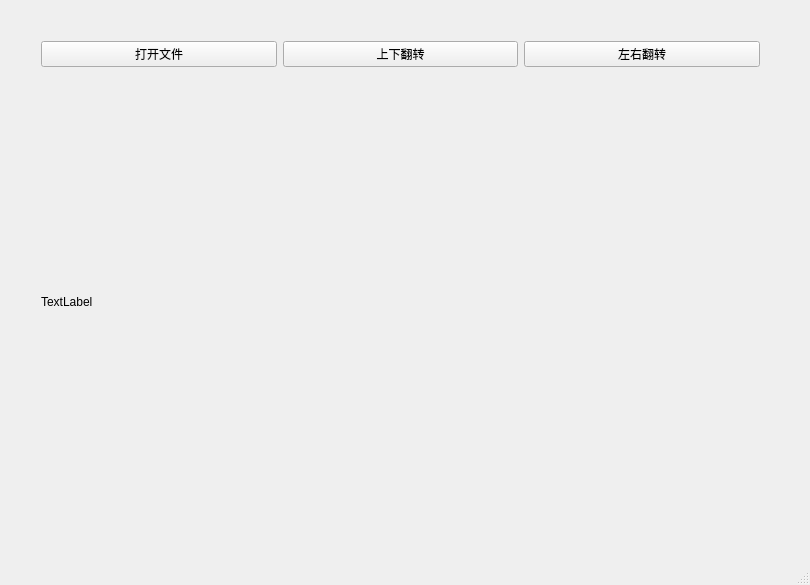
<?xml version="1.0" encoding="UTF-8"?>
<ui version="4.0">
 <class>QtApp2Class</class>
 <widget class="QMainWindow" name="QtApp2Class">
  <property name="geometry">
   <rect>
    <x>0</x>
    <y>0</y>
    <width>810</width>
    <height>585</height>
   </rect>
  </property>
  <property name="cursor">
   <cursorShape>ArrowCursor</cursorShape>
  </property>
  <property name="windowTitle">
   <string>QtApp2</string>
  </property>
  <widget class="QWidget" name="centralWidget">
   <widget class="QWidget" name="gridLayoutWidget">
    <property name="geometry">
     <rect>
      <x>30</x>
      <y>30</y>
      <width>741</width>
      <height>511</height>
     </rect>
    </property>
    <layout class="QGridLayout" name="gridLayout">
     <item row="1" column="0">
      <widget class="QPushButton" name="pushButton">
       <property name="text">
        <string>打开文件</string>
       </property>
       <property name="default">
        <bool>false</bool>
       </property>
      </widget>
     </item>
     <item row="1" column="1">
      <widget class="QPushButton" name="pushButton3">
       <property name="text">
        <string>上下翻转</string>
       </property>
      </widget>
     </item>
     <item row="1" column="2">
      <widget class="QPushButton" name="pushButton2">
       <property name="text">
        <string>左右翻转</string>
       </property>
      </widget>
     </item>
     <item row="2" column="0" colspan="3">
      <widget class="QLabel" name="label">
       <property name="text">
        <string>TextLabel</string>
       </property>
      </widget>
     </item>
    </layout>
   </widget>
  </widget>
  <widget class="QStatusBar" name="statusBar"/>
 </widget>
 <layoutdefault spacing="6" margin="11"/>
 <resources>
  <include location="QtApp2.qrc"/>
 </resources>
 <connections>
  <connection>
   <sender>pushButton</sender>
   <signal>clicked()</signal>
   <receiver>QtApp2Class</receiver>
   <slot>openFile()</slot>
   <hints>
    <hint type="sourcelabel">
     <x>162</x>
     <y>48</y>
    </hint>
    <hint type="destinationlabel">
     <x>23</x>
     <y>48</y>
    </hint>
   </hints>
  </connection>
  <connection>
   <sender>pushButton3</sender>
   <signal>clicked()</signal>
   <receiver>QtApp2Class</receiver>
   <slot>FlipImageUpDown()</slot>
   <hints>
    <hint type="sourcelabel">
     <x>429</x>
     <y>46</y>
    </hint>
    <hint type="destinationlabel">
     <x>445</x>
     <y>7</y>
    </hint>
   </hints>
  </connection>
  <connection>
   <sender>pushButton2</sender>
   <signal>clicked()</signal>
   <receiver>QtApp2Class</receiver>
   <slot>FlipImageRightLeft()</slot>
   <hints>
    <hint type="sourcelabel">
     <x>651</x>
     <y>34</y>
    </hint>
    <hint type="destinationlabel">
     <x>689</x>
     <y>8</y>
    </hint>
   </hints>
  </connection>
 </connections>
 <slots>
  <slot>openFile()</slot>
  <slot>FlipImageUpDown()</slot>
  <slot>FlipImageRightLeft()</slot>
 </slots>
</ui>
